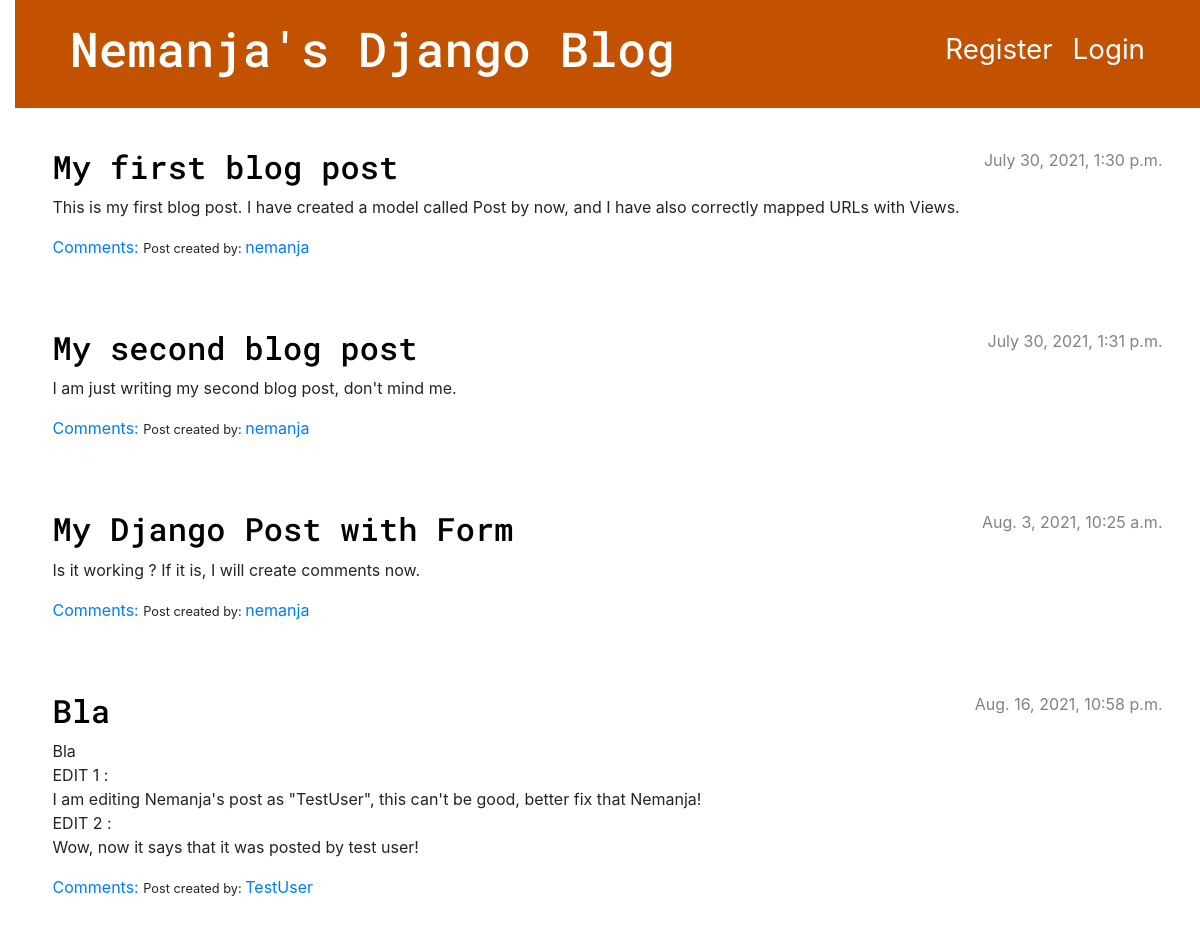
The page / on the database its author committed.
### blog/models.py (models this page shows, shortened)
class Post(models.Model):
    author = models.ForeignKey(settings.AUTH_USER_MODEL, on_delete=models.CASCADE) # foreign key to the user model
    title = models.CharField(max_length=100)
    text = models.TextField()
    created_date = models.DateTimeField(default=timezone.now())
    published_date = models.DateTimeField(blank=True, null=True)

### blog/views.py (the view)
# urls.py: path('', views.home, name='home'),
def home(request):
    posts = Post.objects.filter(published_date__lte=timezone.now()).order_by('published_date')
    return render(request, 'blog/home.html', {'posts':posts})

### blog/templates/blog/home.html (shortened to what this page needs)
{% extends 'blog/base.html' %}
{% block content %}
  {% for post in posts %}
      <article class="post">
        <time class="date">
            {{ post.published_date }}
        </time>
        <h2><a href="{% url 'post_full' pk=post.pk %}">{{ post.title }}</a></h2>
        <p>{{ post.text|linebreaksbr }}</p>
        <a href="{% url 'post_full' pk=post.pk %}">Comments: {{ post.approved_comments.count }}</a>
        <small>Post created by: </small>
        <a href ="{% url 'users:profile' username=post.author %}">
        {{ post.author}}
        </a>
      </article>
  {% endfor %}
{% endblock %}

### blog/templates/blog/base.html (shortened to what this page needs)
{% load static %}
<!DOCTYPE html>
<html>
    <head>
        <link rel="stylesheet" href="https://cdn.jsdelivr.net/npm/bootstrap@4.5.3/dist/css/bootstrap.min.css">
        <link rel="stylesheet" href="{% static 'css/blog.css' %}">
    </head>
    <body>
      <header class="page-header">
        <div class="container">
          {% if user.is_authenticated %}
          <a class="top-menu" href="{% url 'logout' %}">
            <small>Logout</small>
          </a>
          <a href="{% url 'post_new' %}" class="top-menu">
              {% include './icons/patch-plus.svg' %}
              <small>New Post</small>
          </a>
          <a class="top-menu" href="{% url 'users:userpage' %}">
            <small>{{ user.username }}</small>
          </a>
          {% else %}
          <a href="{% url 'login' %}" class="top-menu">
              <small>Login</small>
          </a>
          <a href="{% url 'register' %}" class="top-menu">
              <small>Register</small>
          </a>
          {% endif %}
            <h1><a href="/">Nemanja's Django Blog</a></h1>
        </div>
      </header>
      <main class="container">
        <div class="row">
            <div class="col">
                {% block content %}
                {% endblock %}
            </div>
        </div>
      </main>
    </body>
</html>

### blog/static/css/blog.css (style rules this page uses)
body { padding-left: 15px; }
h1 a, h2 a { color: #C25100; font-family: 'Roboto Mono', monospace; }
.page-header { background-color: #C25100; margin-top: 0; margin-bottom: 40px; padding: 20px 20px 20px 40px; }
.page-header h1, .page-header h1 a, .page-header h1 a:visited, .page-header h1 a:active { color: #ffffff; font-size: 36pt; text-decoration: none; }
h1, h2, h3, h4 { font-family: 'Lobster', cursive; }
.date { color: #828282; }
.top-menu, .top-menu:hover, .top-menu:visited { color: #ffffff; float: right; font-size: 26pt; margin-right: 20px; }
.post { margin-bottom: 70px; }
.post h2 a, .post h2 a:visited { color: #000000; }
.post > .date, .post > .actions { float: right; }

### rows shown on the page
Post: published_date "July 30, 2021, 1:30 p.m.", title "My first blog post", text "This is my first blog post. I have created a model called Post by now, and I have also correctly mapped URLs with Views.", author "nemanja"
Post: published_date "July 30, 2021, 1:31 p.m.", title "My second blog post", text "I am just writing my second blog post, don't mind me.", author "nemanja"
Post: published_date "Aug. 3, 2021, 10:25 a.m.", title "My Django Post with Form", text "Is it working ? If it is, I will create comments now.", author "nemanja"
Post: published_date "Aug. 16, 2021, 10:58 p.m.", title "Bla", text "Bla EDIT 1 : I am editing Nemanja's post as \"TestUser\", this can't be good, better fix that Nemanja! EDIT 2 : Wow, now it says that it was posted by test user!", author "TestUser"
